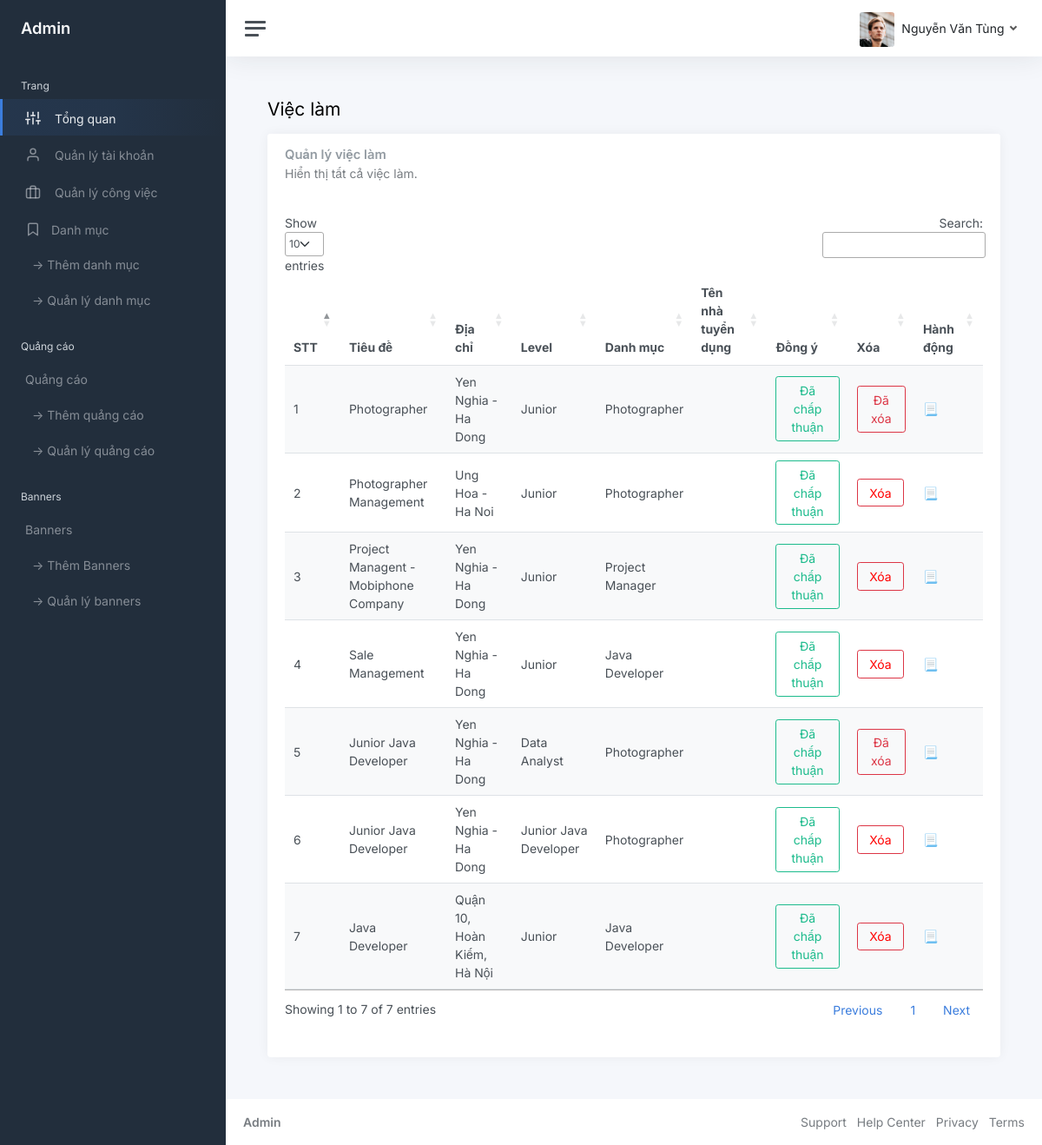
/admin/jobmanagement.php (signed in), run on the app's committed database.
### tables this page shows
CREATE TABLE `tbl_job` (
  `id` int(11) NOT NULL,
  `title` varchar(255) NOT NULL,
  `type_of_cv` varchar(150) NOT NULL,
  `level` varchar(255) NOT NULL,
  `address` varchar(255) NOT NULL,
  `min_salary` decimal(10,0) NOT NULL,
  `max_salary` decimal(10,0) NOT NULL,
  `description` varchar(255) NOT NULL,
  `require_job` varchar(255) NOT NULL,
  `welfare` varchar(255) NOT NULL,
  `language` varchar(255) NOT NULL,
  `userId` int(11) NOT NULL,
  `categoryId` int(11) NOT NULL,
  `companyId` int(11) NOT NULL,
  `deadline` date NOT NULL,
  `status` bit(1) NOT NULL,
  `is_approve` bit(1) NOT NULL,
  `is_remove` bit(1) NOT NULL,
  `time` varchar(255) NOT NULL
);

CREATE TABLE `tbl_category` (
  `catId` int(11) NOT NULL,
  `catName` varchar(255) NOT NULL
);

### lib/database.php (called while the page is built, shortened)
<?php
Class Database{
   public $host   = DB_HOST;
   public $user   = DB_USER;
   public $pass   = DB_PASS;
   public $dbname = DB_NAME;
   public $link;
private function connectDB(){
   $this->link = new mysqli($this->host, $this->user, $this->pass,
    $this->dbname);
 }
public function select($query){
  $result = $this->link->query($query) or
   die($this->link->error.__LINE__);
  if($result->num_rows > 0){
    return $result;
  } else {
    return false;
  }
 }
}

### classes/Job.php (called while the page is built, shortened)
<?php
$filepath = realpath(dirname(__FILE__));
include_once($filepath . '/../lib/database.php');
?>
<?php
class Job
{
    private $db;
    public function __construct()
    {
        $this->db = new Database();
    }
    public function showAllJob()
    {
        $query = "SELECT * FROM tbl_job ORDER BY id desc";
        $result = $this->db->select($query);
        return $result;
    }
}
?>

### classes/Category.php (called while the page is built, shortened)
<?php
$filepath = realpath(dirname(__FILE__));
include_once($filepath . '/../lib/database.php');
?>
<?php
class Category
{
    private $db;
    public function __construct()
    {
        $this->db = new Database();
    }
    public function getCateById($id)
    {
        $query = "SELECT * FROM tbl_category WHERE catId = '$id'";
        $result = $this->db->select($query);
        return $result;
    }
}
?>

### classes/User.php (called while the page is built, shortened)
<?php
$filepath = realpath(dirname(__FILE__));
include_once($filepath . '/../lib/database.php');
?>
<?php
class User
{
    private $db;
    public function __construct()
    {
        $this->db = new Database();
    }
    public function getAccountById($id)
    {
        $query = "SELECT * FROM tbl_user WHERE userId = '$id'";
        $result = $this->db->select($query);
        return $result;
    }
}
?>

### admin/jobmanagement.php (the view, shortened to what this page needs)
<?php
include '../classes/Job.php';
include '../classes/Category.php';
include '../classes/User.php';
?>
<?php
$class = new Job();
?>
<!DOCTYPE html>
<html lang="en">
<head>
    <link href="./asset/css/app.css" rel="stylesheet">
    <link rel="stylesheet" href="https://cdn.datatables.net/1.13.6/css/jquery.dataTables.css" />
</head>
<body>
    <div class="wrapper">
        <?php include('./inc/sidebar.php') ?>
        <div class="main">
            <?php include('./inc/header.php') ?>
            <main class="content">
                <div class="container-fluid p-0">
                    <h1 class="h3 mb-3">Việc làm</h1>
                    <div class="row">
                        <div class="col-12">
                            <div class="card">
                                <div class="card-header">
                                    <h5 class="card-title">Quản lý việc làm</h5>
                                    <h6 class="card-subtitle text-muted">Hiển thị tất cả việc làm.
                                </div>
                                <div class="card-body">
                                    <div id="datatables-multi_wrapper"
                                        class="dataTables_wrapper dt-bootstrap5 no-footer">
                                        <div class="row dt-row">
                                            <div class="col-sm-12">
                                                <table id="datatables-multi"
                                                    class="table table-striped dataTable no-footer dtr-inline"
                                                    style="width: 100%;" aria-describedby="datatables-multi_info">
                                                    <thead>
                                                        <tr>
                                                            <th class="sorting sorting_asc" tabindex="0"
                                                                aria-controls="datatables-multi" rowspan="1" colspan="1"
                                                                aria-sort="ascending"
                                                                aria-label="Name: activate to sort column descending">
                                                                STT</th>
                                                            <th class="sorting" tabindex="0"
                                                                aria-controls="datatables-multi" rowspan="1" colspan="1"
                                                                aria-label="Position: activate to sort column ascending">
                                                                Tiêu đề</th>
                                                            <th class="sorting" tabindex="0"
                                                                aria-controls="datatables-multi" rowspan="1" colspan="1"
                                                                aria-label="Position: activate to sort column ascending">
                                                                Địa chỉ</th>
                                                            <th class="sorting" tabindex="0"
                                                                aria-controls="datatables-multi" rowspan="1" colspan="1"
                                                                aria-label="Position: activate to sort column ascending">
                                                                Level</th>
                                                            <th class="sorting" tabindex="0"
                                                                aria-controls="datatables-multi" rowspan="1" colspan="1"
                                                                aria-label="Position: activate to sort column ascending">
                                                                Danh mục</th>
                                                            <th class="sorting" tabindex="0"
                                                                aria-controls="datatables-multi" rowspan="1" colspan="1"
                                                                aria-label="Position: activate to sort column ascending">
                                                                Tên nhà tuyển dụng</th>
                                                            <th class="sorting" tabindex="0"
                                                                aria-controls="datatables-multi" rowspan="1" colspan="1"
                                                                aria-label="Position: activate to sort column ascending">
                                                                Đồng ý</th>
                                                            <th class="sorting" tabindex="0"
                                                                aria-controls="datatables-multi" rowspan="1" colspan="1"
                                                                aria-label="Position: activate to sort column ascending">
                                                                Xóa</th>
                                                            <th class="sorting" tabindex="0"
                                                                aria-controls="datatables-multi" rowspan="1" colspan="1"
                                                                style="width: 46px;"
                                                                aria-label="Office: activate to sort column ascending">
                                                                Hành động</th>
                                                        </tr>
                                                    </thead>
                                                    <tbody>
                                                        <?php
                                                        $show = $class->showAllJob();
                                                        if ($show) {
                                                            $i = 0;
                                                            while ($result = $show->fetch_assoc()) {
                                                                $i++;
                                                                ?>
                                                                <tr class="odd">
                                                                    <td class="dtr-control sorting_1" tabindex="0">
                                                                        <?php echo $i ?>
                                                                    </td>
                                                                    <td>
                                                                        <?php echo $result['title'] ?>
                                                                    </td>
                                                                    <td>
                                                                        <?php echo $result['address'] ?>
                                                                    </td>
                                                                    <td>
                                                                        <?php echo $result['level'] ?>
                                                                    </td>
                                                                    <?php
                                                                    $cat = new Category();
                                                                    $catList = $cat->getCateById($result['categoryId']);
                                                                    if ($catList) {
                                                                        while ($c = $catList->fetch_assoc()) {
                                                                            ?>
                                                                            <td><?php echo $c['catName'] ?></td>
                                                                            <?php
                                                                        }
                                                                    }
                                                                    ?>
                                                                    <td>
                                                                        <?php
                                                                        $user = new User();
                                                                        $userById = $user->getAccountById($result['userId']);
                                                                        ?>
                                                                    </td>
                                                                    <td>
                                                                        <?php
                                                                        if (!empty($result['is_approve']) && $result['is_approve'] == true) {
                                                                            ?>
                                                                            <button type="button"
                                                                                class="btn btn-outline-success">Đã chấp thuận</button>
                                                                        <?php } else { ?>
                                                                            <button type="button"
                                                                                class="btn btn-outline-success"><a href="?approve=<?php echo $result['id'] ?>" onclick="return confirm('Bạn có muốn chấp thuận công việc này?')" style="text-decoration: none; color: #1cbb8c;">Chấp thuận</a></button>
                                                                        <?php } ?>
                                                                    </td>
                                                                    <td>
                                                                        <?php
                                                                        if (!empty($result['is_remove']) && $result['is_remove'] == true) {
                                                                            ?>
                                                                            <button type="button"
                                                                                class="btn btn-outline-danger">Đã xóa</button>
                                                                        <?php } else { ?>
                                                                            <button type="button"
                                                                                class="btn btn-outline-danger"><a href="?remove=<?php echo $result['id'] ?>" onclick="return confirm('Bạn có chắc chắn muốn xóa?')" style="text-decoration: none; color: red;">Xóa</a></button>
                                                                        <?php } ?>
                                                                    </td>
                                                                    <td class="table-action">
                                                                        <a data-bs-toggle="tooltip" data-bs-placement="top"
                                                                            title="Xem chi tiết">📃</a>
                                                                    </td>
                                                                </tr>
                                                            <?php
                                                            }
                                                        }
                                                        ?>
                                                    </tbody>
                                                </table>
                                            </div>
                                        </div>
                                    </div>
                                </div>
                            </div>
                        </div>
                    </div>
                </div>
            </main>
            <?php include('./inc/footer.php') ?>
        </div>
    </div>
</body>
</html>

### data on the page
tbl_job: title "Photographer", address "Yen Nghia - Ha Dong", level "Junior", is_approve "Đã chấp thuận", is_remove "Đã xóa"
tbl_category: catName "Photographer"
tbl_job: title "Photographer Management", address "Ung Hoa - Ha Noi", level "Junior", is_approve "Đã chấp thuận"
tbl_job: title "Project Managent - Mobiphone Company", address "Yen Nghia - Ha Dong", level "Junior", is_approve "Đã chấp thuận"
tbl_category: catName "Project Manager"
tbl_job: title "Sale Management", address "Yen Nghia - Ha Dong", level "Junior", is_approve "Đã chấp thuận"
tbl_category: catName "Java Developer"
tbl_job: title "Junior Java Developer", address "Yen Nghia - Ha Dong", level "Data Analyst", is_approve "Đã chấp thuận", is_remove "Đã xóa"
tbl_job: title "Junior Java Developer", address "Yen Nghia - Ha Dong", level "Junior Java Developer", is_approve "Đã chấp thuận"
tbl_job: title "Java Developer", address "Quận 10, Hoàn Kiếm, Hà Nội", level "Junior", is_approve "Đã chấp thuận"

### other printed values
Session::get('adminName') "Nguyễn Văn Tùng"
